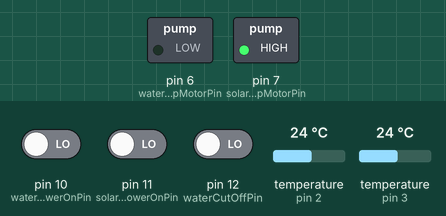
A sketch run on a simulated Arduino Uno, built with avr-gcc and run on an emulated ATmega328P. On the bench: switched loads named in the sketch (green lamp = pin HIGH). Inputs (shaded band) come from the test bench; at power-on: pin 10 (waterPumpPowerOnPin) LOW, pin 11 (solarPumpPowerOnPin) LOW, pin 12 (waterCutOffPin) LOW, temperature (sensors on pin 2, pin 3) 24 °C. What the sketch prints to the serial monitor is not drawn.

Above: at 0.3 s.
Timing chart, 0 to 1.8 s (numbered marks = the images above):
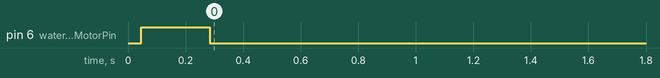

The sketch:

tempReader.ino
```cpp
#include <OneWire.h>
#include <DallasTemperature.h>
#include <SoftwareSerial.h>


const unsigned long SensorCheckInterval = 30000;
const unsigned long SensorWaitInterval = 1500;
const unsigned long FlushInterval = 60000;
const unsigned long FlushTime = 10000;
const unsigned long DebounceTime = 120000;
const float mivAverageTempDiffForFlush = 5.00;
const float tempDiffToStartWaterPump = 12.00;
const float tempDiffToStoptWaterPump = 3.00;

const float _maxTemp = 48.00;

// define pins
const byte tempSensorsPin = 2;        //49;  //purple cable on board
const byte temp2SensorsPin = 3;       //41;
const byte waterPumpMotorPin = 6;     //31;
const byte waterPumpPowerOnPin = 10;  //36;
const byte solarPumpMotorPin = 7;     //32;
const byte solarPumpPowerOnPin = 11;  //37;
const byte waterCutOffPin = 12;       //  35;  //black cable on board

const byte rxPin = 4;
const byte txPin = 5;

// Set up a new SoftwareSerial object
SoftwareSerial mySerial(rxPin, txPin);


const long day = 86400000;  // 86400000 milliseconds in a day
const long hour = 3600000;  // 3600000 milliseconds in an hour
const long minute = 60000;  // 60000 milliseconds in a minute
const long second = 1000;   // 1000 milliseconds in a second


//onewire init
OneWire ourWire(tempSensorsPin);
OneWire ourWire2(temp2SensorsPin);

// temp sensors
DallasTemperature sensors(&ourWire);
DallasTemperature sensors2(&ourWire2);

DeviceAddress tank2PumpAddres = { 0x28, 0x2A, 0xB7, 0xFE, 0xB0, 0x22, 0x8, 0x33 };  //dirección del sensor 1
DeviceAddress fromRoofToTankAddress = { 0x28, 0xB7, 0xA4, 0xE6, 0xB0, 0x22, 0x8, 0xDE };
DeviceAddress zone1Adress = { 0x28, 0x48, 0xD9, 0xF8, 0xB0, 0x22, 0x9, 0x7A };
DeviceAddress tankAddress = { 0x28, 0x51, 0x38, 0xDD, 0xB0, 0x22, 0x7, 0x4E };
DeviceAddress zone2Adress = { 0x28, 0x36, 0x74, 0x3, 0xB1, 0x22, 0x9, 0x60 };
DeviceAddress sensorWithEpoxy = { 0x28, 0x96, 0xAB, 0xDE, 0xB0, 0x22, 0x9, 0x3A };
DeviceAddress da = { 0x28, 0xAA, 0x7B, 0x7, 0xB1, 0x22, 0x8, 0x93 };


float tank2Pump = -128;
float roofToTankTemp = -128;
float roof1ZoneTemp = -128;
float roof2ZoneTemp = -128;
float ambientTemp = -128;
float switchBoxTemp = -128;
float tankTemp = -128;

float averageTankTemperature = 0;
float averageRoofTemperature = 0;
const short tempBithDepth = 9;


unsigned long currentMillis = 0;  // stores the value of millis() in each iteration of loop()
// time management section
// as we don't use delay function
// to be able to switch off pump as fast as possible
unsigned long _lastSensorCheckTime;
unsigned long _lastSensorsRequestTime;
unsigned long _lastSolarPumpRunTime;
unsigned long _lastWaterPumpRunTime;

// state section
bool _solarPumpRunning = false;
bool _waterPumpRunning = false;
bool _waterPumpPowerOn = false;
bool _systemPowerOn = false;
bool _solarPumpPowerOn = false;
bool _temperatureWaseReadInThisCycle = true;
bool parametersSend = false;

void setup() {
  pinMode(solarPumpMotorPin, OUTPUT);
  pinMode(waterPumpMotorPin, OUTPUT);
  pinMode(waterCutOffPin, INPUT);
  pinMode(waterPumpPowerOnPin, INPUT);
  pinMode(solarPumpPowerOnPin, INPUT);

  // Define pin modes for TX and RX
  pinMode(rxPin, INPUT);
  pinMode(txPin, OUTPUT);

  // Set the baud rate for the SoftwareSerial object
  mySerial.begin(9600);

  Serial.begin(9600);
  Serial.println("version 0.37");
  mySerial.println("version 0.37");
  // start the Ethernet
  Serial.println("starting sensors 1 ");
  sensors.begin();
  Serial.println("starting sensors 2 ");
  sensors2.begin();
  Serial.println("sensors started ");

  StopRelays();
  SetSensorsResolution();
  PrintSensorAddresses();

  // read PowerOn so we can see that the system re-started
  ReadPowerOnState();
  //switch on water pump
  digitalWrite(waterPumpMotorPin, LOW);
}


void loop() {
  currentMillis = millis();  // capture the latest value of millis()
  ReadPowerOnState();
  FlipFlopPumps();
  SendReadTempCommand();
  GetTemperatures();
  SendReport();
  ManageSolarPumpStateByTemperature();

  // PlayRelaySound();
}

void ReadPowerOnState() {
  bool tmpIsPowerOn = (digitalRead(solarPumpPowerOnPin) == LOW);
  if (tmpIsPowerOn != _solarPumpPowerOn) {
    _solarPumpPowerOn = tmpIsPowerOn;
    if (_solarPumpPowerOn == true) {
      WriteLogEntry("SolarPumpPowerOn:1");
    } else {
      WriteLogEntry("SolarPumpPowerOn:0");
    }
  }

  // water pump is enabled always and controlled by pressure switch
  tmpIsPowerOn = (digitalRead(waterPumpPowerOnPin) == LOW);
  if (tmpIsPowerOn != _systemPowerOn) {
    _systemPowerOn = tmpIsPowerOn;
    if (_waterPumpPowerOn == true) {
      WriteLogEntry("SystemPowerOn:1");
    } else {
      WriteLogEntry("SystemPowerOn:0");
    }
  }


// water pump is enabled always and controlled by pressure switch
  tmpIsPowerOn = (digitalRead(waterCutOffPin) == LOW);
  if (tmpIsPowerOn != _waterPumpPowerOn) {
    _waterPumpPowerOn = tmpIsPowerOn;
    if (_waterPumpPowerOn == true) {
      WriteLogEntry("WaterPumpPowerOn:1");
    } else {
      WriteLogEntry("WaterPumpPowerOn:0");
    }
  }


}


void SetSensorsResolution() {
  // setting resolution to 9 bits as this helps in a star topology

  sensors.setResolution(tank2PumpAddres, tempBithDepth);
  sensors.setResolution(fromRoofToTankAddress, tempBithDepth);
  sensors.setResolution(zone1Adress, tempBithDepth);
  sensors2.setResolution(zone2Adress, tempBithDepth);
  sensors.setResolution(tankAddress, tempBithDepth);
}
void StopRelays() {
  digitalWrite(solarPumpMotorPin, HIGH);
  digitalWrite(waterPumpMotorPin, HIGH);
}

void readOneWire(OneWire wire) {
  byte addr[8];
  Serial.println("Getting addresses:");
  while (wire.search(addr)) {
    Serial.print("DeviceAddress da = {");
    for (int i = 0; i < 8; i++) {
      Serial.print("0x");
      Serial.print(addr[i], HEX);
      Serial.print(", ");
    }
    Serial.println("};");
  }

  Serial.println();
  wire.reset_search();
}


void PrintSensorAddresses() {
  // this is to display temperature sensors addresses
  readOneWire(ourWire);
  readOneWire(ourWire2);
}

void PlayRelaySound() {
  while (true) {
    delay(500);
    digitalWrite(solarPumpMotorPin, LOW);
    delay(50000);
    digitalWrite(solarPumpMotorPin, HIGH);
    delay(500);

    delay(500);
    digitalWrite(waterPumpMotorPin, LOW);
    delay(50000);
    digitalWrite(waterPumpMotorPin, HIGH);
    delay(500);
    delay(10000);
  }
}

float avgZ1Z2 = 0;
float avgTank = 0;
float diff = 0;
long debounceStartTime = 0;
void ManageSolarPumpStateByTemperature() {
  if (tankTemp > _maxTemp) {
    if (_solarPumpRunning) {
      WriteLogEntry("switch solap pump off overtemperature reached!!!");
      SwitchOffSolarPump();
    }

    return;
  }
  if (tankTemp < 0 | roofToTankTemp < 0 | roof1ZoneTemp < 0) {
    return;
  }

  if (roof1ZoneTemp > roof2ZoneTemp) {
    avgZ1Z2 = roof1ZoneTemp;
  } else {
    avgZ1Z2 = roof2ZoneTemp;
  }

  avgTank = tankTemp;
  diff = avgZ1Z2 - avgTank;

  if (_solarPumpRunning) {
    if (currentMillis < debounceStartTime + DebounceTime) {
      return;
      // do nothing
    }

    // now we use return to tank sensor to switch this guy off
    if (roofToTankTemp - 1 > tankTemp) {
      return;  // pump the water
    }
  }

  if (diff > (5)) {
    if (_solarPumpRunning) {
      return;
    }

    debounceStartTime = currentMillis;
    SwitchOnSolarPump();
    return;
  }

  SwitchOffSolarPump();
}


void GetTemperatures() {
  if (currentMillis > _lastSensorCheckTime + SensorWaitInterval) {
    if (!_temperatureWaseReadInThisCycle) {
      Serial.println("reading temperatures");
      _lastSensorCheckTime = currentMillis;

      roofToTankTemp = readTemperaturyBySensorAndAddress(sensors, fromRoofToTankAddress, roofToTankTemp);
      roof1ZoneTemp = readTemperaturyBySensorAndAddress(sensors, zone1Adress, roof1ZoneTemp);
      tank2Pump = readTemperaturyBySensorAndAddress(sensors, tank2PumpAddres, tank2Pump);
      tankTemp = readTemperaturyBySensorAndAddress(sensors, tankAddress, tankTemp);

      //2nd sensor group here
      //   roof2ZoneTemp = readTemperaturyBySensorAndAddress(sensors2, da, roof2ZoneTemp);
      roof2ZoneTemp = readTemperaturyBySensorAndAddress(sensors2, zone2Adress, roof2ZoneTemp);

      _temperatureWaseReadInThisCycle = true;
      parametersSend = false;
    }
  }
}

float readTemperaturyBySensorAndAddress(DallasTemperature s, DeviceAddress da, float currentTemperature) {

  float tmp = s.getTempC(da);
  if (tmp != -127.00 && tmp != 85.00) {
    return tmp;
  } else {
    // TODO: here we need to mark that we can't read
    char *b = addr2str(da);
    String msg = "Can't read temperature, sensor address is: ";
    msg += b;
    WriteLogEntry(msg);
    return currentTemperature;
  }
}

char *addr2str(DeviceAddress deviceAddress) {
  static char return_me[18];
  static char *hex = "0123456789ABCDEF";
  uint8_t i, j;

  for (i = 0, j = 0; i < 8; i++) {
    return_me[j++] = hex[deviceAddress[i] / 16];
    return_me[j++] = hex[deviceAddress[i] & 15];
  }
  return_me[j] = '\0';

  return (return_me);
}
void SendStateMessage() {
}

short reportStep = 0;
void SendReport() {
  if (parametersSend) {
    return;
  }
  if (currentMillis > _lastSensorCheckTime + SensorWaitInterval & _lastSensorCheckTime > 0) {

    String buf;
    if (reportStep == 0) {
      reportStep++;
      buf = F("WaterTank:");
      buf += String(tankTemp, 2);
      WriteLogEntry(buf);
    }

    if (reportStep == 1) {
      reportStep++;
      buf = F("Tank2Pump:");
      buf += String(tank2Pump, 2);
      WriteLogEntry(buf);
    }

    if (reportStep == 2) {
      reportStep++;
      buf = F("ReturnToTank:");
      buf += String(roofToTankTemp, 2);
      WriteLogEntry(buf);
    }


    if (reportStep == 3) {
      reportStep++;
      buf = F("RoofZone1:");
      buf += String(roof1ZoneTemp, 2);
      WriteLogEntry(buf);
    }


    if (reportStep == 4) {
      reportStep++;
      buf = F("RoofZone2:");
      buf += String(roof2ZoneTemp, 2);
      WriteLogEntry(buf);
    }


    if (reportStep == 5) {
      reportStep++;
      buf = F("SolarPump:");
      if (_solarPumpRunning == true) {
        buf += String(1);
      } else {
        buf += String(0);
      }
      WriteLogEntry(buf);
    }

    if (reportStep == 6) {
      reportStep++;
      buf = F("WaterPump:");
      if (_waterPumpRunning == true) {
        buf += String(1);
      } else {
        buf += String(0);
      }
      WriteLogEntry(buf);
    }

if (reportStep == 7) {
      reportStep++;
      buf = F("SystemPowerOn:");
      if (_systemPowerOn == true) {
        buf += String(1);
      } else {
        buf += String(0);
      }
      WriteLogEntry(buf);
    }

if (reportStep == 8) {
      reportStep++;
      buf = F("SolarPumpPowerOn:");
      if (_solarPumpPowerOn == true) {
        buf += String(1);
      } else {
        buf += String(0);
      }
      WriteLogEntry(buf);
    }


if (reportStep == 9) {
      reportStep++;
      buf = F("WaterPumpPowerOn:");
      if (_waterPumpPowerOn == true) {
        buf += String(1);
      } else {
        buf += String(0);
      }
      WriteLogEntry(buf);
    }

    if (reportStep == 10) {
      buf = F("TemperatureDiff:");
      buf += String(diff, 2);
      WriteLogEntry(buf);
      parametersSend = true;
      reportStep = 0;
    }
  }
}

void WriteLogEntry(String message) {
  Serial.println(message);
  mySerial.println(message);
}

short days = 0;
short hours = 0;
short minutes = 10;
short seconds = 0;
String GetTimeFromStart() {
  long timeNow = millis();
  days = timeNow / day;                         //number of days
  hours = (timeNow % day) / hour;               //the remainder from days division (in milliseconds) divided by hours, this gives the full hours
  minutes = ((timeNow % day) % hour) / minute;  //and so on...
  seconds = (((timeNow % day) % hour) % minute) / second;

  String buf;
  buf += F("D-hh:mm:ss ");
  buf += String(days, DEC);
  buf += F("-");
  buf += String(hours, DEC);
  buf += F(":");
  buf += String(minutes, DEC);
  buf += F(":");
  buf += String(seconds, DEC);
  return buf;
}

void SwitchOnSolarPump() {
  if (_waterPumpRunning) { return; }

  digitalWrite(solarPumpMotorPin, LOW);
  if (!_solarPumpRunning) {
    _solarPumpRunning = true;
    WriteLogEntry("SolarPump:1");
  }
}


void SwitchOffSolarPump() {
  digitalWrite(solarPumpMotorPin, HIGH);
  if (_solarPumpRunning) {
    _solarPumpRunning = false;
    WriteLogEntry("SolarPump:0");
  }
}

void SendReadTempCommand() {
  if (currentMillis > _lastSensorsRequestTime + SensorCheckInterval) {
    sensors.requestTemperatures();
    sensors2.requestTemperatures();
    _temperatureWaseReadInThisCycle = false;
    _lastSensorsRequestTime = currentMillis;
  }
}

void FlipFlopPumps() {
  bool tmpIsPumpRunning = (digitalRead(waterCutOffPin) == LOW);
  if (tmpIsPumpRunning == _waterPumpRunning) {
    // do nothing here
    return;
  }

  _waterPumpRunning = tmpIsPumpRunning;

  if (_waterPumpRunning) {
    SwitchOffSolarPump();
    _solarPumpRunning = false;
    WriteLogEntry("WaterPump:1");
  } else {
    WriteLogEntry("WaterPump:0");
  }
}
```
